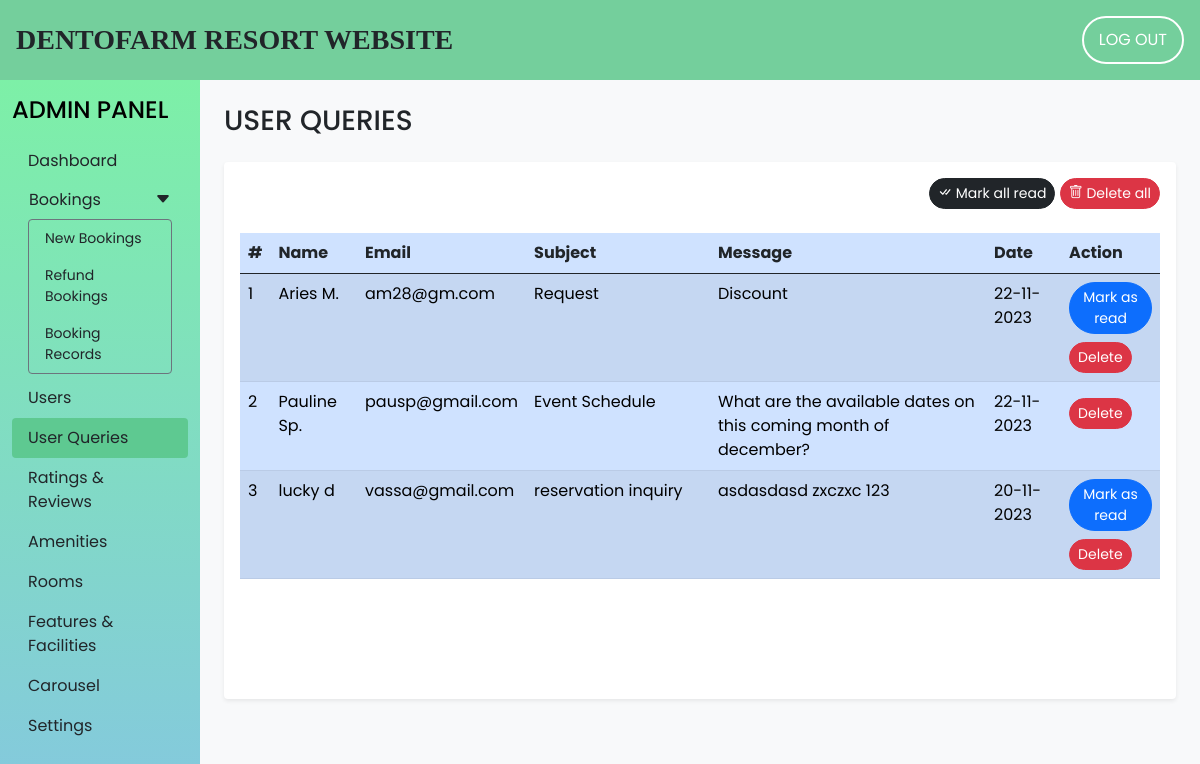
Page /admin/user_queries.php (signed in) on the committed database.
### tables this page shows
CREATE TABLE `user_queries` (
  `sr_no` int(11) NOT NULL,
  `name` varchar(50) NOT NULL,
  `email` varchar(150) NOT NULL,
  `subject` varchar(200) NOT NULL,
  `message` varchar(500) NOT NULL,
  `datentime` datetime NOT NULL DEFAULT current_timestamp(),
  `seen` tinyint(4) NOT NULL DEFAULT 0
);

### admin/user_queries.php (the view, shortened to what this page needs)
<!DOCTYPE html>
<html lang="en">
<head>
  <?php require('inc/links.php'); ?>
</head>
<body class="bg-light">
  <?php require('inc/header.php'); ?>
  <div class="container-fluid" id="main-content">
    <div class="row">
      <div class="col-lg-10 ms-auto p-4 overflow-hidden">
        <h3 class="mb-4">USER QUERIES</h3>
        <div class="card border-0 shadow-sm mb-4">
          <div class="card-body">
            <div class="text-end mb-4">
              <a href="?seen=all" class="btn btn-dark rounded-pill shadow-none btn-sm">
                <i class="bi bi-check-all"></i> Mark all read
              </a>
              <a href="?del=all" class="btn btn-danger rounded-pill shadow-none btn-sm">
                <i class="bi bi-trash"></i> Delete all
              </a>
            </div>
            <div class="table-responsive-md" style="height: 450px; overflow-y: scroll;">
              <table class="table table-primary table-striped table-hover">
                <thead class="sticky-top">
                  <tr class="bg-dark text-dark">
                    <th scope="col">#</th>
                    <th scope="col">Name</th>
                    <th scope="col">Email</th>
                    <th scope="col" width="20%">Subject</th>
                    <th scope="col" width="30%">Message</th>
                    <th scope="col">Date</th>
                    <th scope="col">Action</th>
                  </tr>
                </thead>
                <tbody>
                  <?php
                    $q = "SELECT * FROM `user_queries` ORDER BY `sr_no` DESC";
                    $data = mysqli_query($con,$q);
                    $i=1;
                    while($row = mysqli_fetch_assoc($data))
                    {
                      $date = date('d-m-Y',strtotime($row['datentime']));
                      $seen='';
                      if($row['seen']!=1){
                        $seen = "<a href='?seen=$row[sr_no]' class='btn btn-sm rounded-pill btn-primary'>Mark as read</a> <br>";
                      }
                      $seen.="<a href='?del=$row[sr_no]' class='btn btn-sm rounded-pill btn-danger mt-2'>Delete</a>";
                      echo<<<query
                        <tr>
                          <td>$i</td>
                          <td>$row[name]</td>
                          <td>$row[email]</td>
                          <td>$row[subject]</td>
                          <td>$row[message]</td>
                          <td>$date</td>
                          <td>$seen</td>
                        </tr>
                      query;
                      $i++;
                    }
                  ?>
                </tbody>
              </table>
            </div>
          </div>
        </div>
      </div>
    </div>
  </div>
</body>
</html>

### admin/inc/links.php (shortened to what this page needs)
<link rel="stylesheet" href="https://cdn.jsdelivr.net/npm/bootstrap-icons@1.9.1/font/bootstrap-icons.css">
<link href="https://cdn.jsdelivr.net/npm/bootstrap@5.0.2/dist/css/bootstrap.min.css" rel="stylesheet">
<link rel="stylesheet" href="css/common.css">

### admin/inc/header.php (shortened to what this page needs)
<div class="container-fluid text-dark p-3 d-flex align-items-center custom-bg justify-content-between ml-3 sticky-top" id="dashboard-header">
  <h3 class="mb-0 h-font fw-bolder">DENTOFARM RESORT WEBSITE</h3>
  <a href="logout.php" class="log-button text-decoration-none">LOG OUT</a>
</div>
<div class="col-lg-2 custom0-bg" id="dashboard-menu">
  <nav class="navbar navbar-expand-lg navbar-dark">
    <div class="container-fluid flex-lg-column align-items-stretch">
      <h4 class="mt-2">ADMIN PANEL</h4>
      <div class="collapse navbar-collapse flex-column align-items-stretch mt-2" id="adminDropdown">
        <ul class="nav nav-pills flex-column">
          <li class="nav-item">
            <a class="nav-link text-dark" href="dashboard.php">Dashboard</a>
          </li>
          <li class="nav-item">
            <button class="btn text-dark px-3 w-100 shadow-none text-start d-flex align-items-center justify-content-between" type="button" data-bs-toggle="collapse" data-bs-target="#bookingLinks">
              <span>Bookings</span>
              <span><i class="bi bi-caret-down-fill"></i></span>
            </button>
            <div class="collapse show px-3 small mb-1" id="bookingLinks">
              <ul class="nav nav-pills flex-column rounded border border-secondary">
                <li class="nav-item">
                  <a class="nav-link  text-dark" href="new_bookings.php">New Bookings</a>
                </li>
                <li class="nav-item">
                  <a class="nav-link  text-dark" href="refund_bookings.php">Refund Bookings</a>
                </li>
                <li class="nav-item">
                  <a class="nav-link  text-dark" href="booking_records.php">Booking Records</a>
                </li>
              </ul>
            </div>
          </li>
          <li class="nav-item">
            <a class="nav-link  text-dark" href="users.php">Users</a>
          </li>
          <li class="nav-item">
            <a class="nav-link  text-dark" href="user_queries.php">User Queries</a>
          </li>
          <li class="nav-item">
            <a class="nav-link  text-dark" href="rate_review.php">Ratings & Reviews</a>
          </li>
          <li class="nav-item">
            <a class="nav-link  text-dark" href="amenities.php">Amenities</a>
          </li>
          <li class="nav-item">
            <a class="nav-link  text-dark" href="rooms.php">Rooms</a>
          </li>
          <li class="nav-item">
            <a class="nav-link  text-dark" href="features_facilities.php">Features & Facilities</a>
          </li>
          <li class="nav-item">
            <a class="nav-link  text-dark" href="carousel.php">Carousel</a>
          </li>
          <li class="nav-item">
            <a class="nav-link  text-dark" href="settings.php">Settings</a>
          </li>
        </ul>
      </div>
    </div>
  </nav>
</div>

### admin/css/common.css (style rules this page uses)
:root { --teal: #2ec1ac; --teal_hover: #279e8c; }
#dashboard-header { background-color: #56c586ce; justify-content: space-between; container: fluid; position: sticky; top: 0; color: black; z-index: 999; }
#dashboard-menu { color: black; position: fixed; height: 100%; background-image: linear-gradient(180deg, #7df0a7 0%, #85c4e4 100%); }
.nav-pills .nav-link.active, .nav-pills .show > .nav-link { color: var(--bs-nav-pills-link-active-color); background-color: #56c586ce; }
* { font-family: 'Poppins', sans-serif; }
.h-font { font-family: 'Crimson Text'; }
.log-button { padding: 10px 15px; background: none; outline: none; border: 2px solid white; border-radius: 50px; color: white; }
#dashboard-menu { position: fixed; height: 100%; z-index: 11; }

### rows in the picture
user_queries: name "Aries M.", email "am28@gm.com", subject "Request", message "Discount", datentime "22-11-2023"
user_queries: name "Pauline Sp.", email "pausp@gmail.com", subject "Event Schedule", message "What are the available dates on this coming month of december?", datentime "22-11-2023"
user_queries: name "lucky d", email "vassa@gmail.com", subject "reservation inquiry", message "asdasdasd zxczxc 123", datentime "20-11-2023"
